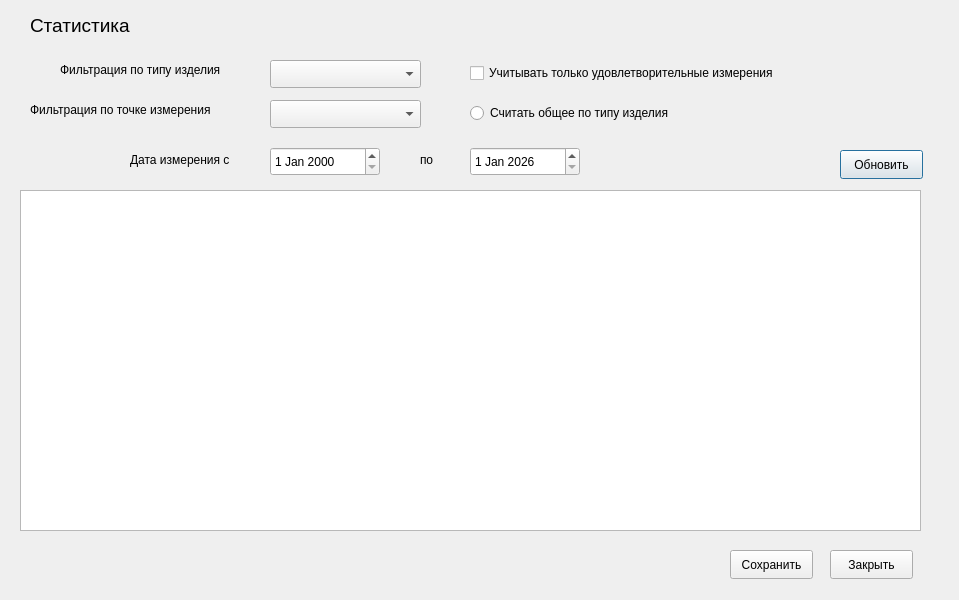
<?xml version="1.0" encoding="UTF-8"?>
<ui version="4.0">
 <class>DataAnalyze</class>
 <widget class="QDialog" name="DataAnalyze">
  <property name="geometry">
   <rect>
    <x>0</x>
    <y>0</y>
    <width>959</width>
    <height>600</height>
   </rect>
  </property>
  <property name="windowTitle">
   <string>Dialog</string>
  </property>
  <widget class="QCheckBox" name="qualityCheckBox">
   <property name="geometry">
    <rect>
     <x>470</x>
     <y>60</y>
     <width>391</width>
     <height>26</height>
    </rect>
   </property>
   <property name="text">
    <string>Учитывать только удовлетворительные измерения</string>
   </property>
  </widget>
  <widget class="QDateEdit" name="startDateEdit">
   <property name="geometry">
    <rect>
     <x>270</x>
     <y>147</y>
     <width>110</width>
     <height>29</height>
    </rect>
   </property>
  </widget>
  <widget class="QDateEdit" name="endDateEdit">
   <property name="geometry">
    <rect>
     <x>470</x>
     <y>147</y>
     <width>110</width>
     <height>29</height>
    </rect>
   </property>
   <property name="dateTime">
    <datetime>
     <hour>0</hour>
     <minute>0</minute>
     <second>0</second>
     <year>2026</year>
     <month>1</month>
     <day>1</day>
    </datetime>
   </property>
  </widget>
  <widget class="QTableView" name="tableView">
   <property name="geometry">
    <rect>
     <x>20</x>
     <y>190</y>
     <width>901</width>
     <height>341</height>
    </rect>
   </property>
  </widget>
  <widget class="QComboBox" name="typeFilterCombo">
   <property name="geometry">
    <rect>
     <x>270</x>
     <y>60</y>
     <width>151</width>
     <height>28</height>
    </rect>
   </property>
  </widget>
  <widget class="QComboBox" name="pointFilterCombo">
   <property name="geometry">
    <rect>
     <x>270</x>
     <y>100</y>
     <width>151</width>
     <height>28</height>
    </rect>
   </property>
  </widget>
  <widget class="QRadioButton" name="totalStatsRadio">
   <property name="geometry">
    <rect>
     <x>470</x>
     <y>100</y>
     <width>311</width>
     <height>26</height>
    </rect>
   </property>
   <property name="text">
    <string>Считать общее по типу изделия</string>
   </property>
  </widget>
  <widget class="QPushButton" name="calculateButton">
   <property name="geometry">
    <rect>
     <x>840</x>
     <y>150</y>
     <width>83</width>
     <height>29</height>
    </rect>
   </property>
   <property name="text">
    <string>Обновить</string>
   </property>
  </widget>
  <widget class="QPushButton" name="saveButton">
   <property name="geometry">
    <rect>
     <x>730</x>
     <y>550</y>
     <width>83</width>
     <height>29</height>
    </rect>
   </property>
   <property name="text">
    <string>Сохранить</string>
   </property>
  </widget>
  <widget class="QLabel" name="label">
   <property name="geometry">
    <rect>
     <x>30</x>
     <y>10</y>
     <width>171</width>
     <height>31</height>
    </rect>
   </property>
   <property name="font">
    <font>
     <pointsize>14</pointsize>
    </font>
   </property>
   <property name="text">
    <string>Статистика</string>
   </property>
  </widget>
  <widget class="QLabel" name="label_2">
   <property name="geometry">
    <rect>
     <x>60</x>
     <y>60</y>
     <width>231</width>
     <height>20</height>
    </rect>
   </property>
   <property name="text">
    <string>Фильтрация по типу изделия</string>
   </property>
  </widget>
  <widget class="QLabel" name="label_3">
   <property name="geometry">
    <rect>
     <x>30</x>
     <y>100</y>
     <width>281</width>
     <height>20</height>
    </rect>
   </property>
   <property name="text">
    <string>Фильтрация по точке измерения</string>
   </property>
  </widget>
  <widget class="QLabel" name="label_4">
   <property name="geometry">
    <rect>
     <x>130</x>
     <y>150</y>
     <width>131</width>
     <height>20</height>
    </rect>
   </property>
   <property name="text">
    <string>Дата измерения с</string>
   </property>
  </widget>
  <widget class="QLabel" name="label_5">
   <property name="geometry">
    <rect>
     <x>420</x>
     <y>150</y>
     <width>31</width>
     <height>20</height>
    </rect>
   </property>
   <property name="text">
    <string>по</string>
   </property>
  </widget>
  <widget class="QPushButton" name="pushButton">
   <property name="geometry">
    <rect>
     <x>830</x>
     <y>550</y>
     <width>83</width>
     <height>29</height>
    </rect>
   </property>
   <property name="text">
    <string>Закрыть</string>
   </property>
  </widget>
 </widget>
 <resources/>
 <connections/>
</ui>
